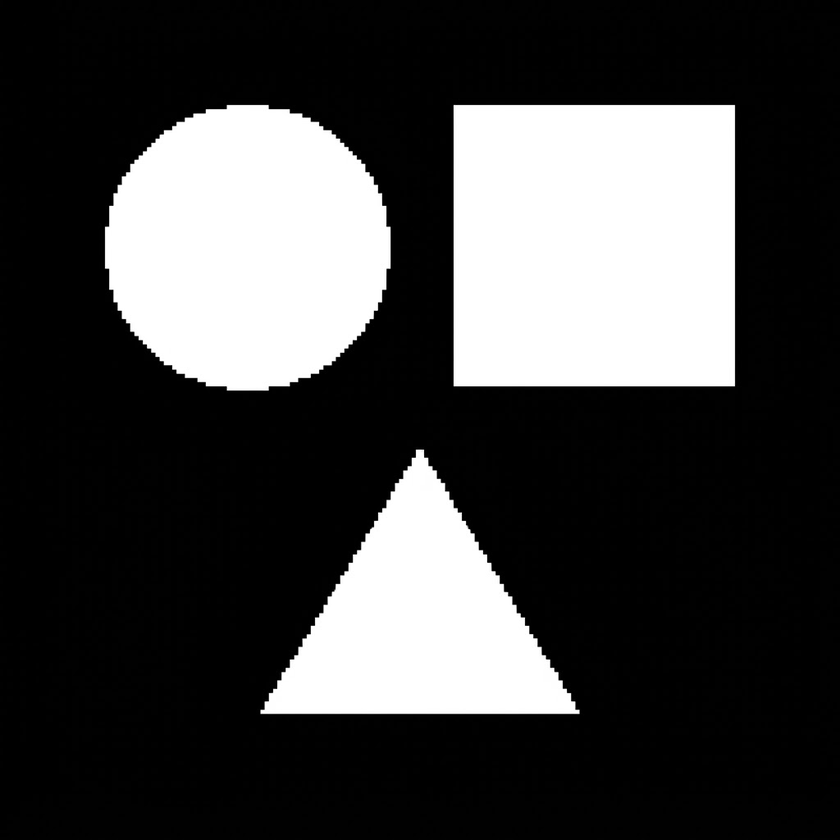
#> input picture segmentação/entrada.png, 840 x 840 px, shrunk from 1024 x 1024 before the run
$ python main.py
#> lines starting #> are read from the running program, lines starting #| are printed output that depends on the picture; after the words box and inside, x2 and y2 are one past the last pixel; in counts of white or black regions, pixels touching at a corner belong together
import os
import cv2
import numpy as np


pasta = os.path.dirname(os.path.abspath(__file__))
caminho = os.path.join(pasta, 'entrada.png')


with open(caminho, 'rb') as f:
    img = cv2.imdecode(np.asarray(bytearray(f.read()), dtype=np.uint8), cv2.IMREAD_GRAYSCALE)
#> img is the input picture: shape (840, 840); min 0, max 255, mean 67.3

hist, _ = np.histogram(img, bins=256, range=(0, 256))
#> hist = 256 values, max 343473 at index 0, min 1 at index 84, mean 2756.2
hist_suave = np.convolve(hist, np.ones(5)/5, mode='same')
#> hist_suave = 256 values, max 103415.8 at index 2, min 3.6 at index 83, mean 1807.8

pico1 = np.argmax(hist_suave)
#> pico1 = 2

hist_temp = hist_suave.copy()
#> hist_temp has the same summary as hist_suave
faixa = 30
hist_temp[max(0, pico1 - faixa):min(256, pico1 + faixa)] = 0
pico2 = np.argmax(hist_temp)
#> pico2 = 253

inicio, fim = min(pico1, pico2), max(pico1, pico2)
#> inicio = 2; fim = 253
limiar = inicio + np.argmin(hist_suave[inicio:fim])
#> limiar = 83

_, binaria = cv2.threshold(img, limiar, 255, cv2.THRESH_BINARY)
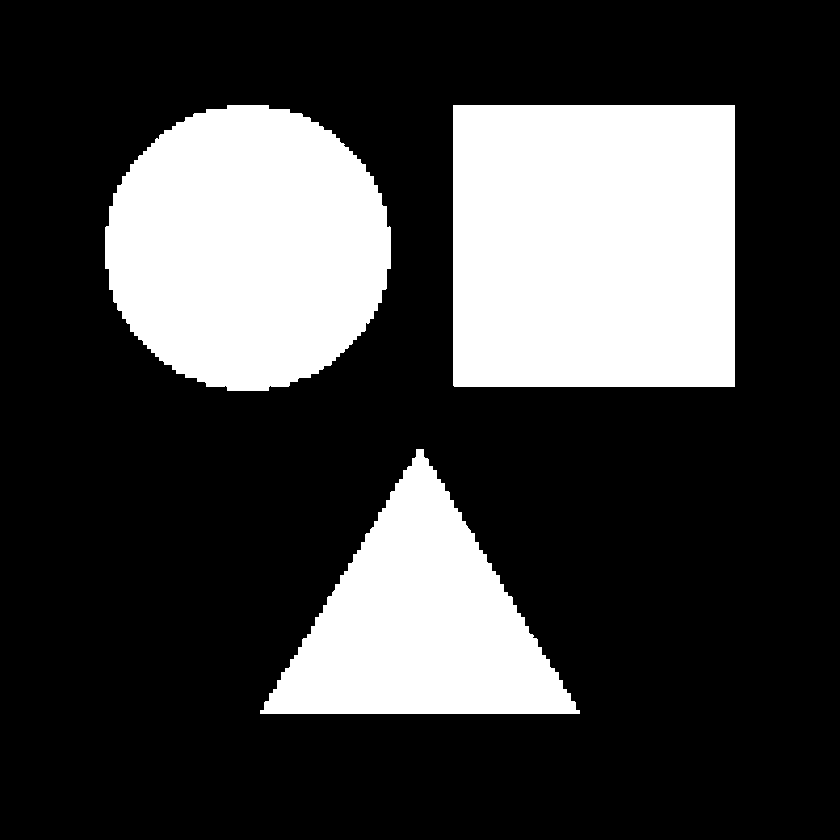
#> binaria: shape (840, 840); 26.4% white; 3 white regions, box (x1, y1, x2, y2) and area: (453, 105, 735, 387) 79523, (105, 105, 391, 391) 63966, (260, 449, 580, 714) 42937

print(f"Picos detectados: {inicio} e {fim}")
#| Picos detectados: 2 e 253
print(f"Limiar encontrado pelo método do vale: {limiar}")
#| Limiar encontrado pelo método do vale: 83

cv2.imwrite(os.path.join(pasta, 'segmentada_vale.png'), binaria)
